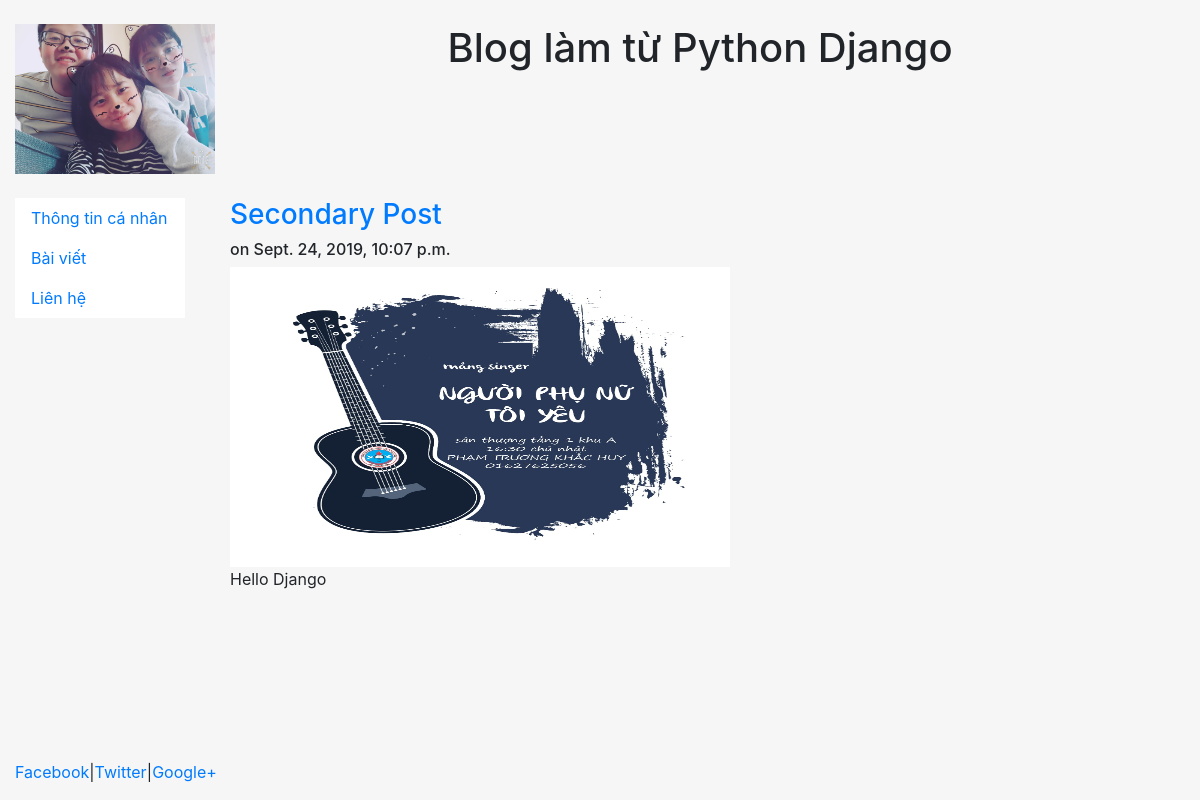
/blog/2/, run on an earlier commit of the app's database.
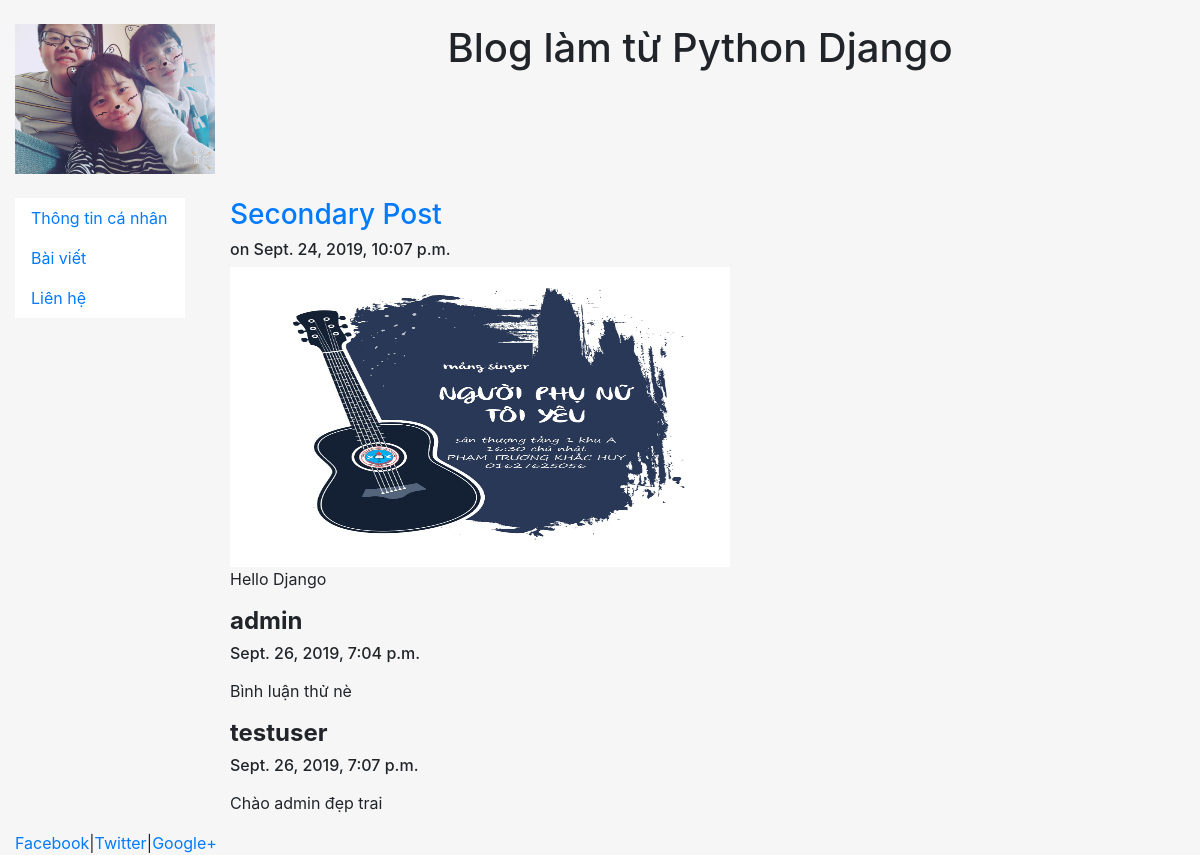
And on a later commit of the database.
### blog/models.py (models this page shows, shortened)
class Post(models.Model):
    title = models.CharField(max_length=100)
    body = models.TextField()
    date = models.DateTimeField(auto_now_add=True)
    image = models.ImageField(null=True)

class Comment(models.Model):
    post = models.ForeignKey(Post, on_delete=models.CASCADE, related_name='comments')
    author = models.ForeignKey(settings.AUTH_USER_MODEL, on_delete=models.CASCADE)
    body = models.TextField()
    date = models.DateTimeField(auto_now_add=True)

### blog/views.py (the view)
# urls.py: path('<int:pk>/', views.post, name='post_detail'),
def post(request, pk):
    post = get_object_or_404(Post, pk=pk)
    form = CommentForm()
    if request.method == 'POST':
        form = CommentForm(request.POST, author=request.user, post=post)
        if form.is_valid():
            form.save()
            return HttpResponseRedirect(request.path)
    return render(request, 'blog/post.html', {"post":post, "form":form})

### blog/templates/blog/post.html (shortened to what this page needs)
{% extends "pages/base.html" %}
{% block content %}
    <h3><a href="{% url 'post_detail' post.id %}">{{post.title}}</a></h3>
    <h6>on {{post.date}}</h6>
    <img src="{{post.image.url}}" width="500px" height="300px">
    {{post.body|safe|linebreaks}}
{% for comment in post.comments.all %}
    <h4><strong>{{comment.author}}</strong></h4>
    <h6><p>{{comment.date}}</p></h6>
    <p>{{comment.body|linebreaks}}</p>
{% endfor %}
{% endblock content %}

### home/templates/pages/base.html (shortened to what this page needs)
<!DOCTYPE html>
<html lang="en">
<head>
   {% load staticfiles %}
   <link rel="stylesheet" href="{% static 'css/bootstrap.min.css' %}" type="text/css">
</head>
<body>
    <div class="container-fluid" style="min-height: 95%">
        <br>
        <div class="row">
            <div class="col-sm-2">
                <center><img src="{% static 'images/Phu_Tra_Quan.jpg' %}" class="responsive-img" style="max-height: 150px"></center>
            </div>
            <div class="col-sm-10">
                <center><h1>Blog làm từ Python Django</h1></center>
            </div>
        </div>
        <br>
        <div class="row">
            <div class="col-sm-2">
                <div class="bs-sliderbar" style="background-color: #fff">
                    <nav class="nav flex-column">
                        <a class="nav-link" href="/">Thông tin cá nhân</a>
                        <a class="nav-link" href="{% url 'blog' %}">Bài viết</a>
                        <a class="nav-link" href="{% url 'contact' %}">Liên hệ</a>
                    </nav>
                </div>
            </div>
            <div class="col-sm-10">
                <div class="container-fluid">
                    {% block content %}
                    {% endblock %}
                </div>
            </div>
        </div>
    </div>
    <footer>
        <div class="container-fluid">
            <a href="#">Facebook</a>|<a href="#">Twitter</a>|<a href="#">Google+</a>
        </div>
    </footer>
</body>
</html>

### home/templates/pages/base.html (style rules this page uses)
html, body { height: 100%; background-color: #f6f6f6 }

What changed in the data, as far as the page shows it:
added Comment: author "admin", date "Sept. 26, 2019, 7:04 p.m.", body "Bình luận thử nè"
added Comment: author "testuser", date "Sept. 26, 2019, 7:07 p.m.", body "Chào admin đẹp trai"
